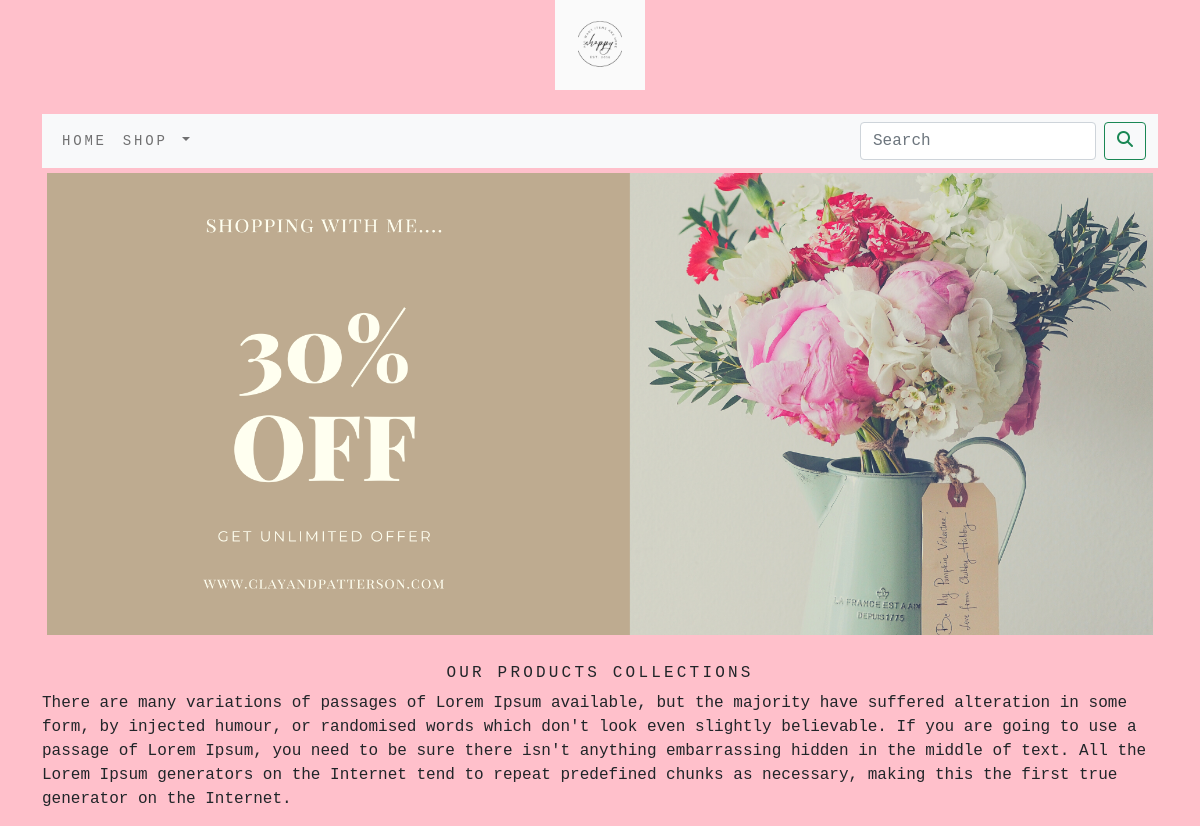
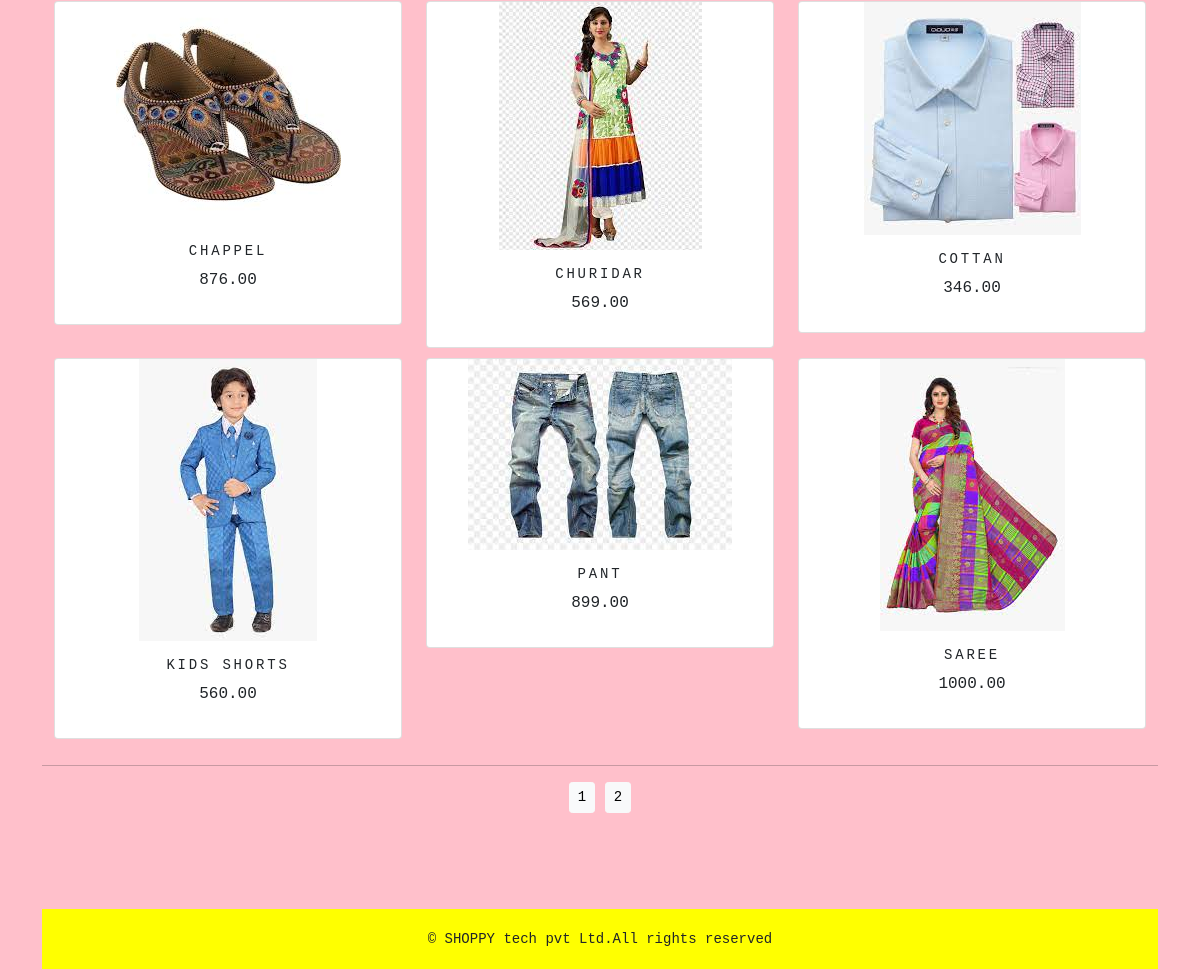
The page /shoppingapp/ on the database its author committed (2 pictures, top to bottom).
### shoppingapp/models.py (models this page shows, shortened)
class product(models.Model):
    name=models.CharField(max_length=250,unique=True)
    slug=models.SlugField(max_length=250,unique=True)
    description=models.TextField(blank=True)
    price=models.DecimalField(max_digits=10,decimal_places=2)
    category=models.ForeignKey(category,on_delete=models.CASCADE)
    image=models.ImageField(upload_to='product',blank=True)
    stock=models.IntegerField()
    available=models.BooleanField(default=True)
    created=models.DateTimeField(auto_now_add=True)
    updated=models.DateTimeField(auto_now=True)
    def get_url(self):
        return reverse('shoppingapp:prodcatdetail', args=[self.category.slug, self.slug])
    class Meta:
        ordering = ('name',)
        verbose_name = 'product'
        verbose_name_plural = 'products'

### shoppingapp/views.py (the view)
# urls.py: path('',views.allprodcat,name='allprodcat'),
def allprodcat(request,c_slug=None):
    c_page=None
    products_list=None
    if c_slug!=None:
        c_page=get_object_or_404(category,slug=c_slug)
        products_list=product.objects.all().filter(category=c_page,available=True)
    else:
        products_list=product.objects.all().filter(available=True)
    paginator=Paginator(products_list,6)
    try:
        page=int(request.GET.get('page','1'))
    except:
        page=1
    try:
        products=paginator.page(page)
    except (EmptyPage,InvalidPage):
        products=paginator.page(paginator.num_pages)
    return render(request,"category.html",{'category':c_page,'products':products})

### cart/context_processors.py (called while the page is built)
def counter(request):
    item_count=0
    if 'admin' in request.path:
        return {}
    else:
        try:
            cart=Cart.objects.filter(cart_id=_cart_id(request))
            car_items=cartItem.objects.all().filter(cart=cart[:1])
            for cart_item in car_items:
                item_count += cart_item.quantity
        except Cart.DoesNotExist:
            item_count= 0
    return dict(item_count=item_count)

### cart/views.py (called while the page is built)
def _cart_id(request):
    cart=request.session.session_key
    if not cart:
        cart=request.session.create()
    return cart

### shoppingapp/context_processors.py (called while the page is built)
def menu_links(request):
    links=category.objects.all()
    return dict(links=links)

### shoppingapp/models.py (called while the page is built)
    def get_url(self):
        return reverse('shoppingapp:product_by_category',args=[self.slug])

### templates/category.html (shortened to what this page needs)
{% extends 'base.html' %}
{% load static %}
{% block content %}
 <div class="mx_auto">
    {% if category %}
        <img  style="width:300px;height:300px;" class="my_image" src="{{category.image.url}}" alt="{{category.name}}">
 </div>
<br>
<div>
   <h1 class="text-center my_title">{{category.name}}</h1>
   <p class="text-justify">{{category.description}}</p>
</div>
    {% else %}
<div>
   <img class="my_image my_image_padding" src="{% static 'img/banner.png' %}" alt="our products" width='1150px' height="200px">
</div>
<br>
<div>
   <h1 class="text-center my_title">our products collections</h1>
   <p class="text-justify">There are many variations of passages of Lorem Ipsum available, but the majority have suffered alteration in some form, by injected humour, or randomised words which don't look even slightly believable. If you are going to use a passage of Lorem Ipsum, you need to be sure there isn't anything embarrassing hidden in the middle of text. All the Lorem Ipsum generators on the Internet tend to repeat predefined chunks as necessary, making this the first true generator on the Internet.</p>
</div>
     {% endif %}
<div class="container">
    <div class="row mx_auto">
        {% for product in products.object_list %}
        <div class="my_bottom_margin col-9 col-sm-12 col-md-4  col-lg-4">
            <div class="card text-center" style="min-width:18rem;">
                <a href="{{product.get_url}}"><img src="{{product.image.url}}" alt="{{product.name}}"> </a>
                <div class="card-body">
                    <h4>{{product.name}}</h4>
                    <p>{{product.price}}</p>
                </div>
            </div>
        </div>
        {% endfor %}
    </div>
    </div>
    <div class="mx_auto">
        {% if products.paginator.num_pages > 1 %}
        <hr>
        <div class="text-center">
            {% for pg in products.paginator.page_range %}
               <a href="?page={{pg}}"   class="btn btn-light btn-sm {% if products.number == pg %} active {% endif %}">{{pg}}</a>
            {% endfor %}
        </div>
        {% endif %}
    </div>
    <br>
{% endblock %}

### templates/base.html (shortened to what this page needs)
{% load static %}
<!DOCTYPE html>
<html lang="en">
<head>
    <link rel="stylesheet" href="{% static 'css/custom.css' %}">
        <link href="{% static 'css/bootstrap.min.css' %}" rel="stylesheet">
    <link rel="stylesheet" href="{% static 'css/custom.css' %}">
</head>
<body style="background-color:pink;">
<div class="container">
{% include 'header.html' %}
{% include 'navbar.html' %}
{% block content %}
{% endblock %}
</div>
{% include 'footer.html' %}
</body>
</html>

### templates/header.html
{% load static %}
<header>
    <center>
       <a href="{% url 'shoppingapp:allprodcat' %}"></a> <img src="{% static 'img/logo.png' %}" alt="logimage" width="90px;" height="90px;">
    </center>
</header>
<br>

### templates/navbar.html (shortened to what this page needs)
<nav class="navbar navbar-expand-lg navbar-light bg-light">
  <div class="container-fluid">
    <div class="collapse navbar-collapse" id="navbarSupportedContent">
      <ul class="navbar-nav me-auto mb-2 mb-lg-0">
        <li class="nav-item">
          <a class="nav-link" href="#">Home</a>
        </li>
        <li class="nav-item dropdown {% if 'shoppingapp' in request.path %} active {% endif %}">
          <a class="nav-link dropdown-toggle" href="#" id="navbarDropdown" role="button" data-bs-toggle="dropdown" aria-expanded="false">
            shop
          </a>
        </li>
      </ul>
      <form class="d-flex" action="{% url 'search_app:searchResult' %}" method="get">
        <input class="form-control me-2" type="search" placeholder="Search" name="q" aria-label="Search">
        <button class="btn btn-outline-success" type="submit"><i class="fa fa-search"></i></button>
      </form>
    </div>
  </div>
</nav>

### templates/footer.html
<br>
<br>
<br>
<div class="footer navbar-fixed-bottom my_footer">
  <p class="text-center">&copy; SHOPPY tech pvt Ltd.All rights reserved</p>
</div>

### static/css/custom.css (style rules this page uses)
body { font-family: 'Inconsolata', monospace; }
.nav-item { letter-spacing : .2em; font-size:14px; text-transform :uppercase; }
.my_footer { background-color:yellow; height:60px; }
.my_footer p { padding-top:20px; font-size:14px; }
.my_image { width:100%; height:auto; }
.my_title { font-size:16px; text-transform:uppercase; letter-spacing: .2em; }
.my_image_padding { padding:5px; }
.my_bottom_margin { margin-bottom:10px; }
.card-body h4 { font-size:14px; text-transform:uppercase; letter-spacing:.2em; }

### rows shown on the page
product: image (picture), name "CHAPPEL", price "876.00"
product: image (picture), name "CHURIDAR", price "569.00"
product: image (picture), name "COTTAN", price "346.00"
product: image (picture), name "KIDS SHORTS", price "560.00"
product: image (picture), name "PANT", price "899.00"
product: image (picture), name "SAREE", price "1000.00"

### other values the page prints
{{ pg }} "1" "2"
